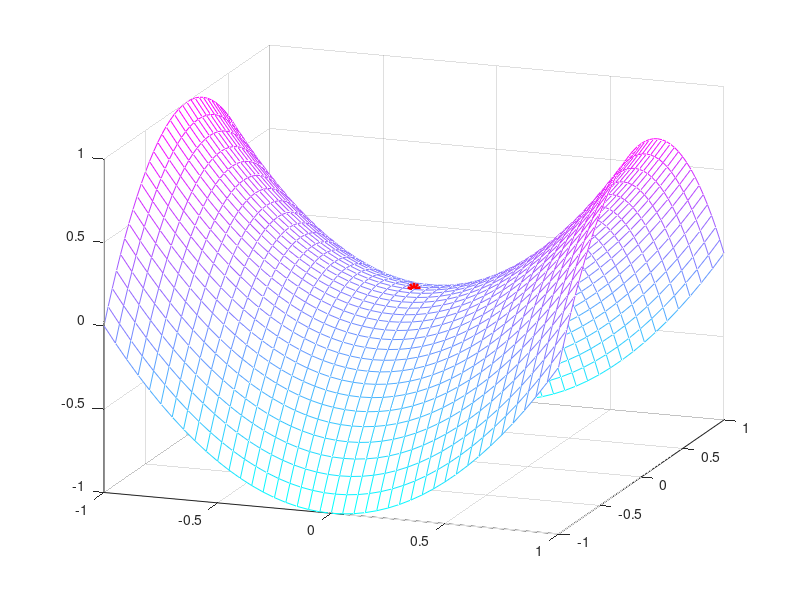

This figure's MATLAB source:
% 例程 1.6  三维场景中的鞍点
[x1, x2] = meshgrid(-1: 0.05: 1);
z = x1.^2 - x2.^2;
figure(1)
mesh(x1 ,x2 ,z);
hold  on;
plot(0, 0, 'ro', 'LineWidth', 4);
colormap('cool');
view(20, 20);
